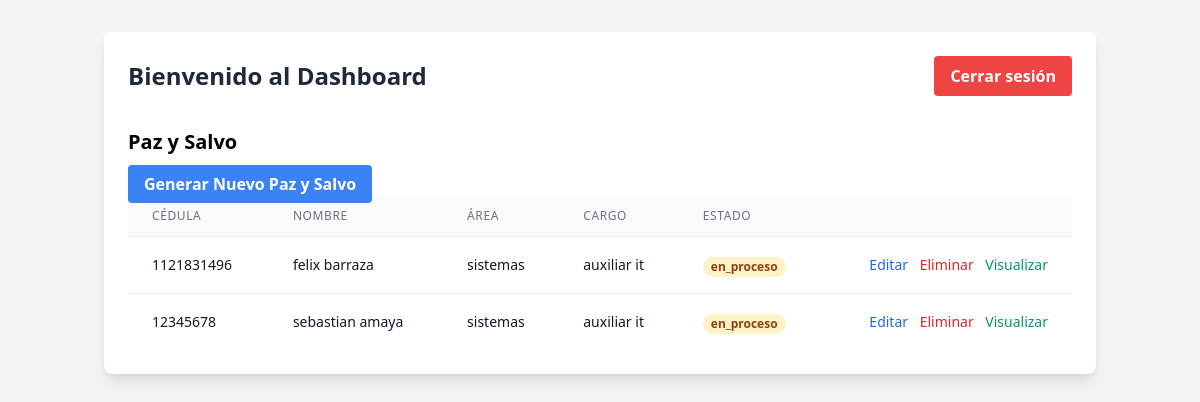
Page /poligrow_paz_y_salvo/dashboard.php (signed in) on the earlier database version.
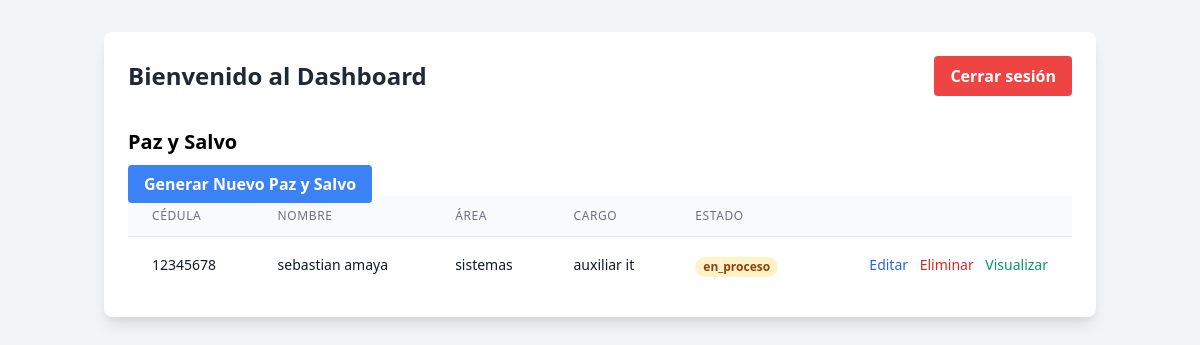
Same page on the later database version.
### tables this page shows
CREATE TABLE `paz_y_salvo` (
  `id` int(11) NOT NULL AUTO_INCREMENT,
  `empleado_id` int(11) NOT NULL,
  `estado` enum('pendiente','en_proceso','completado') DEFAULT 'pendiente',
  `created_at` timestamp NOT NULL DEFAULT current_timestamp(),
  `updated_at` timestamp NOT NULL DEFAULT current_timestamp() ON UPDATE current_timestamp(),
  PRIMARY KEY (`id`),
  KEY `empleado_id` (`empleado_id`),
  CONSTRAINT `paz_y_salvo_ibfk_1` FOREIGN KEY (`empleado_id`) REFERENCES `empleados` (`id`) ON DELETE CASCADE
);

CREATE TABLE `empleados` (
  `id` int(11) NOT NULL AUTO_INCREMENT,
  `nombre` varchar(255) NOT NULL,
  `documento` varchar(20) NOT NULL,
  `cargo` varchar(255) NOT NULL,
  `area` varchar(255) NOT NULL,
  `fecha_ingreso` date NOT NULL,
  `fecha_retiro` date NOT NULL,
  `motivo_retiro` varchar(100) NOT NULL,
  `created_at` timestamp NOT NULL DEFAULT current_timestamp(),
  `updated_at` timestamp NOT NULL DEFAULT current_timestamp() ON UPDATE current_timestamp(),
  PRIMARY KEY (`id`),
  UNIQUE KEY `documento` (`documento`),
  KEY `idx_empleados_documento` (`documento`)
);

### poligrow_paz_y_salvo/includes/database.php (called while the page is built, shortened)
<?php
class DatabaseConfig {
    private static $instance = null;
    public static function getConnection() {
        if (self::$instance === null) {
            self::$instance = new mysqli(
                self::DB_HOST,
                self::DB_USER,
                self::DB_PASS,
                self::DB_NAME
            );
            self::$instance->set_charset("utf8");
        }
        return self::$instance;
    }
}
?>

### poligrow_paz_y_salvo/dashboard.php (the view, shortened to what this page needs)
<?php
$stmt = DatabaseConfig::getConnection()->prepare("
    SELECT e.id AS empleado_id, e.nombre, e.documento, e.area, e.cargo, p.estado
    FROM empleados e
    INNER JOIN paz_y_salvo p ON e.id = p.empleado_id
");
$stmt->execute();
$result = $stmt->get_result();
$empleados = $result->fetch_all(MYSQLI_ASSOC);
?>
<!DOCTYPE html>
<html>
<head>
  <link href="https://cdn.jsdelivr.net/npm/tailwindcss@2.2.19/dist/tailwind.min.css" rel="stylesheet">
</head>
<body class="bg-gray-100">
  <div class="container mx-auto px-4 py-8">
    <div class="bg-white rounded-lg shadow-lg p-6">
      <div class="flex items-center justify-between mb-8">
        <h1 class="text-2xl font-bold text-center text-gray-800">
          Bienvenido al Dashboard
        </h1>
        <button onclick="confirmarCerrarSesion()" class="bg-red-500 hover:bg-red-700 text-white font-bold py-2 px-4 rounded">
          Cerrar sesión
        </button>
      </div>
      <h2 class="text-xl font-bold mb-4">Paz y Salvo </h2>
      <a href="generar_paz_y_salvo.php" class="bg-blue-500 hover:bg-blue-700 text-white font-bold py-2 px-4 rounded mb-4">
        Generar Nuevo Paz y Salvo
      </a>
      <table class="min-w-full divide-y divide-gray-200">
        <thead class="bg-gray-50">
          <tr>
            <th scope="col" class="px-6 py-3 text-left text-xs font-medium text-gray-500 uppercase tracking-wider">
              Cédula
            </th>
            <th scope="col" class="px-6 py-3 text-left text-xs font-medium text-gray-500 uppercase tracking-wider">
              Nombre
            </th>
            <th scope="col" class="px-6 py-3 text-left text-xs font-medium text-gray-500 uppercase tracking-wider">
              Área
            </th>
            <th scope="col" class="px-6 py-3 text-left text-xs font-medium text-gray-500 uppercase tracking-wider">
              Cargo
            </th>
            <th scope="col" class="px-6 py-3 text-left text-xs font-medium text-gray-500 uppercase tracking-wider">
              Estado
            </th>
            <th scope="col" class="relative px-6 py-3">
            </th>
          </tr>
        </thead>
        <tbody class="bg-white divide-y divide-gray-200">
          <?php foreach ($empleados as $empleado): ?>
          <tr>
            <td class="px-6 py-4 whitespace-nowrap">
              <div class="text-sm text-gray-900"><?php echo $empleado['documento']; ?></div>
            </td>
            <td class="px-6 py-4 whitespace-nowrap">
              <div class="text-sm text-gray-900"><?php echo $empleado['nombre']; ?></div>
            </td>
            <td class="px-6 py-4 whitespace-nowrap">
              <div class="text-sm text-gray-900"><?php echo $empleado['area']; ?></div>
            </td>
            <td class="px-6 py-4 whitespace-nowrap">
              <div class="text-sm text-gray-900"><?php echo $empleado['cargo']; ?></div>
            </td>
            <td class="px-6 py-4 whitespace-nowrap">
              <span class="px-2 inline-flex text-xs leading-5 font-semibold rounded-full
              <?php echo ($empleado['estado'] === 'completado') ? 'bg-green-100 text-green-800' : 'bg-yellow-100 text-yellow-800'; ?>">
                <?php echo $empleado['estado']; ?>
              </span>
            </td>
              <td class="px-6 py-4 whitespace-nowrap text-right text-sm font-medium">
                <button onclick="confirmarEditar(<?php echo $empleado['empleado_id']; ?>)" class="text-blue-600 hover:text-blue-900">Editar</button>
                <button class="ml-2 text-red-600 hover:text-red-900" data-id="<?php echo $empleado['empleado_id']; ?>" onclick="confirmarEliminar(this)">Eliminar</button>
                <a href="visualizar_paz_y_salvo.php?empleado_id=<?php echo $empleado['empleado_id']; ?>" class="ml-2 text-green-600 hover:text-green-900">Visualizar</a>
              </td>
          </tr>
          <?php endforeach; ?>
        </tbody>
      </table>
    </div>
  </div>
</body>
</html>

Differences in the rows shown:
removed paz_y_salvo: empleado.documento "1121831496", empleado.nombre "felix barraza", empleado.area "sistemas", empleado.cargo "auxiliar it", estado "en_proceso"
